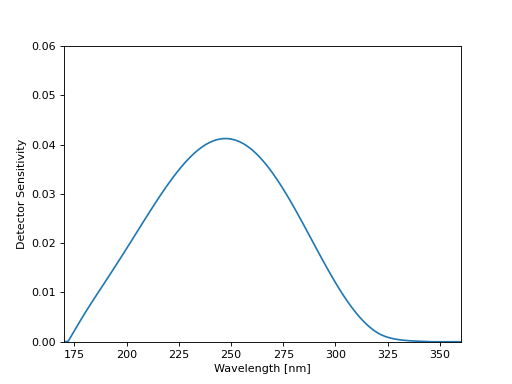

Write Python code to recreate this figure.
import matplotlib.pyplot as plt
import pyuvs as pu

fig, ax = plt.subplots()

curve = pu.load_muv_sensitivity_curve_manufacturer()
ax.plot(curve[0], curve[1])
ax.set_xlabel('Wavelength [nm]')
ax.set_ylabel('Detector Sensitivity')
ax.set_xlim(170, 360)
ax.set_ylim(0, 0.06)

plt.show()
